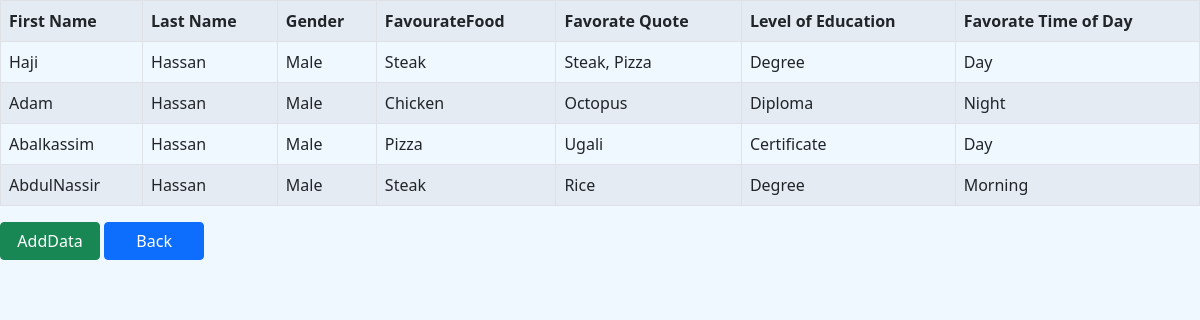
Page /viewData.php on the committed database.
### tables this page shows
CREATE TABLE `table_1` (
  `table_1_Id` int(11) NOT NULL,
  `FirstName` varchar(255) NOT NULL,
  `LastName` varchar(255) NOT NULL,
  `Gender` varchar(255) NOT NULL,
  `FavourateFood` varchar(255) NOT NULL,
  `Quote` varchar(255) NOT NULL,
  `EducationLevel` varchar(255) NOT NULL,
  `FavorateTimeOfDay` varchar(255) NOT NULL
);

### viewData.php (the view, shortened to what this page needs)
<!DOCTYPE html>
<html lang="en">
<head>
     <link href="bootstrap/css/bootstrap.min.css" rel="stylesheet">
    <link rel="stylesheet" type="text/css" href="style/style.css">
</head>
<body>
<table class="table table-striped table-bordered" style="width:100%">
    <tr>
            <th>First Name</th>
            <th>Last Name</th>
            <th>Gender</th>
            <th>FavourateFood</th>
            <th>Favorate Quote</th>
            <th>Level of Education</th>
            <th>Favorate Time of Day</th>
        </tr>
    <?php include("connection.php");
        $sql = "SELECT * FROM table_1";
       $stmt = $conn->query($sql);
        while($row = $stmt->fetch(PDO::FETCH_ASSOC)){
            ?>
        <tr>
                <td><?php echo $row['FirstName'];?></td>
                <td><?php echo $row['LastName'];?></td>
                <td><?php echo $row['Gender'];?></td>
                <td><?php echo $row['FavourateFood'];?></td>
                <td><?php echo $row['Quote'];?></td>
                <td><?php echo $row['EducationLevel'];?></td>
                <td><?php echo $row['FavorateTimeOfDay'];?></td>
        </tr>
            <?php
        }
    ?>
</table>
        <button class="btn btn-success" style="width: 100px">
            <a href="addData.php" style="color: white; text-decoration: none;">AddData</a>
        </button>
        <button class="btn btn-primary" style="width: 100px">
            <a href="index.php" style="color: white; text-decoration: none;">Back </a>
        </button>
</body>

### style/style.css (style rules this page uses)
body { background-color: #F0F8FF; }
#table_1, th, td { border-bottom: 2px solid #ddd; padding: 5px; }

### rows in the picture
table_1: FirstName "Haji", LastName "Hassan", Gender "Male", FavourateFood "Steak", Quote "Steak, Pizza", EducationLevel "Degree", FavorateTimeOfDay "Day"
table_1: FirstName "Adam", LastName "Hassan", Gender "Male", FavourateFood "Chicken", Quote "Octopus", EducationLevel "Diploma", FavorateTimeOfDay "Night"
table_1: FirstName "Abalkassim", LastName "Hassan", Gender "Male", FavourateFood "Pizza", Quote "Ugali", EducationLevel "Certificate", FavorateTimeOfDay "Day"
table_1: FirstName "AbdulNassir", LastName "Hassan", Gender "Male", FavourateFood "Steak", Quote "Rice", EducationLevel "Degree", FavorateTimeOfDay "Morning"
